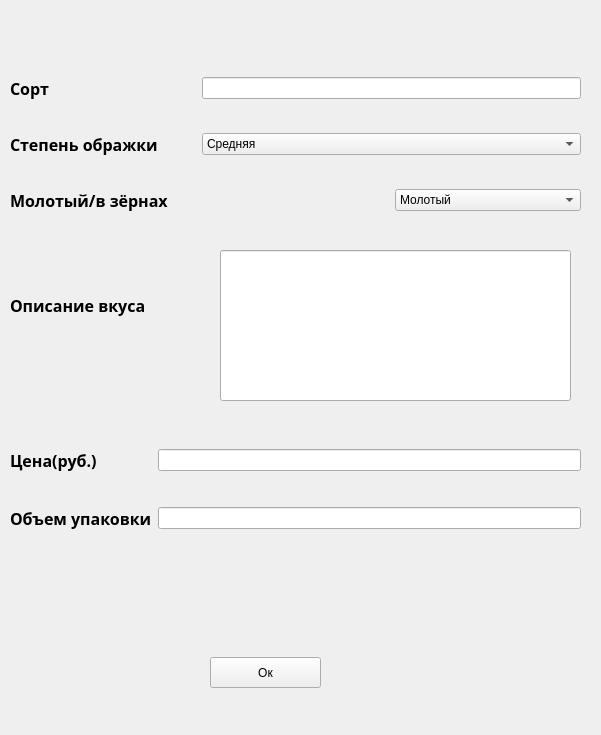
<?xml version="1.0" encoding="UTF-8"?>
<ui version="4.0">
 <class>Form</class>
 <widget class="QWidget" name="Form">
  <property name="geometry">
   <rect>
    <x>0</x>
    <y>0</y>
    <width>601</width>
    <height>735</height>
   </rect>
  </property>
  <property name="windowTitle">
   <string>Form</string>
  </property>
  <widget class="QLabel" name="label_4">
   <property name="geometry">
    <rect>
     <x>10</x>
     <y>280</y>
     <width>161</width>
     <height>51</height>
    </rect>
   </property>
   <property name="font">
    <font>
     <family>Yu Gothic UI Semibold</family>
     <pointsize>12</pointsize>
     <weight>75</weight>
     <bold>true</bold>
    </font>
   </property>
   <property name="text">
    <string>Описание вкуса</string>
   </property>
  </widget>
  <widget class="QLineEdit" name="desc_coffee">
   <property name="geometry">
    <rect>
     <x>220</x>
     <y>250</y>
     <width>351</width>
     <height>151</height>
    </rect>
   </property>
  </widget>
  <widget class="QPushButton" name="pushButton">
   <property name="geometry">
    <rect>
     <x>210</x>
     <y>657</y>
     <width>111</width>
     <height>31</height>
    </rect>
   </property>
   <property name="text">
    <string>Ок</string>
   </property>
  </widget>
  <widget class="QWidget" name="">
   <property name="geometry">
    <rect>
     <x>10</x>
     <y>420</y>
     <width>571</width>
     <height>141</height>
    </rect>
   </property>
   <layout class="QGridLayout" name="gridLayout">
    <item row="0" column="0">
     <widget class="QLabel" name="label_5">
      <property name="font">
       <font>
        <family>Yu Gothic UI Semibold</family>
        <pointsize>12</pointsize>
        <weight>75</weight>
        <bold>true</bold>
       </font>
      </property>
      <property name="text">
       <string>Цена(руб.)</string>
      </property>
     </widget>
    </item>
    <item row="0" column="1">
     <widget class="QLineEdit" name="price_coffee"/>
    </item>
    <item row="1" column="0">
     <widget class="QLabel" name="label_6">
      <property name="font">
       <font>
        <family>Yu Gothic UI Semibold</family>
        <pointsize>12</pointsize>
        <weight>75</weight>
        <bold>true</bold>
       </font>
      </property>
      <property name="text">
       <string>Объем упаковки</string>
      </property>
     </widget>
    </item>
    <item row="1" column="1">
     <widget class="QLineEdit" name="volume_coffee"/>
    </item>
   </layout>
  </widget>
  <widget class="QWidget" name="">
   <property name="geometry">
    <rect>
     <x>10</x>
     <y>50</y>
     <width>571</width>
     <height>191</height>
    </rect>
   </property>
   <layout class="QGridLayout" name="gridLayout_2">
    <item row="0" column="0">
     <widget class="QLabel" name="label">
      <property name="font">
       <font>
        <family>Yu Gothic UI Semibold</family>
        <pointsize>12</pointsize>
        <weight>75</weight>
        <bold>true</bold>
       </font>
      </property>
      <property name="text">
       <string>Сорт</string>
      </property>
     </widget>
    </item>
    <item row="0" column="1" colspan="2">
     <widget class="QLineEdit" name="coffee_sort"/>
    </item>
    <item row="1" column="0">
     <widget class="QLabel" name="label_2">
      <property name="font">
       <font>
        <family>Yu Gothic UI Semibold</family>
        <pointsize>12</pointsize>
        <weight>75</weight>
        <bold>true</bold>
       </font>
      </property>
      <property name="text">
       <string>Степень ображки</string>
      </property>
     </widget>
    </item>
    <item row="1" column="1" colspan="2">
     <widget class="QComboBox" name="roast_coffee">
      <item>
       <property name="text">
        <string>Средняя</string>
       </property>
      </item>
      <item>
       <property name="text">
        <string>Тёмная</string>
       </property>
      </item>
      <item>
       <property name="text">
        <string>Светлая</string>
       </property>
      </item>
     </widget>
    </item>
    <item row="2" column="0" colspan="2">
     <widget class="QLabel" name="label_3">
      <property name="font">
       <font>
        <family>Yu Gothic UI Semibold</family>
        <pointsize>12</pointsize>
        <weight>75</weight>
        <bold>true</bold>
       </font>
      </property>
      <property name="text">
       <string>Молотый/в зёрнах</string>
      </property>
     </widget>
    </item>
    <item row="2" column="2">
     <widget class="QComboBox" name="type_coffee">
      <item>
       <property name="text">
        <string>Молотый</string>
       </property>
      </item>
      <item>
       <property name="text">
        <string>В зёрнах</string>
       </property>
      </item>
     </widget>
    </item>
   </layout>
  </widget>
 </widget>
 <resources/>
 <connections/>
</ui>
